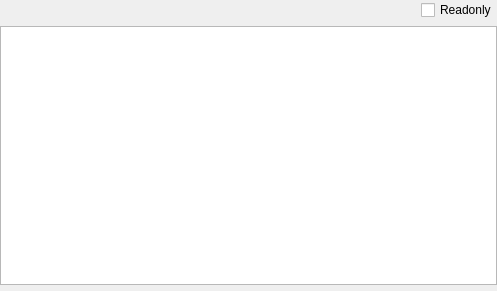
<?xml version="1.0" encoding="UTF-8"?>
<ui version="4.0">
 <class>DynamicArrayTagWidget</class>
 <widget class="QWidget" name="DynamicArrayTagWidget">
  <property name="geometry">
   <rect>
    <x>0</x>
    <y>0</y>
    <width>497</width>
    <height>291</height>
   </rect>
  </property>
  <property name="windowTitle">
   <string>Form</string>
  </property>
  <layout class="QVBoxLayout" name="verticalLayout">
   <property name="leftMargin">
    <number>0</number>
   </property>
   <property name="topMargin">
    <number>0</number>
   </property>
   <property name="rightMargin">
    <number>0</number>
   </property>
   <property name="bottomMargin">
    <number>0</number>
   </property>
   <item>
    <layout class="QHBoxLayout" name="horizontalLayout">
     <property name="sizeConstraint">
      <enum>QLayout::SetDefaultConstraint</enum>
     </property>
     <item>
      <spacer name="horizontalSpacer">
       <property name="orientation">
        <enum>Qt::Horizontal</enum>
       </property>
       <property name="sizeHint" stdset="0">
        <size>
         <width>40</width>
         <height>20</height>
        </size>
       </property>
      </spacer>
     </item>
     <item>
      <widget class="QCheckBox" name="checkBoxReadonly">
       <property name="text">
        <string>Readonly</string>
       </property>
      </widget>
     </item>
    </layout>
   </item>
   <item>
    <widget class="QTableWidget" name="tableWidget_DynamicArrayTag">
     <property name="contextMenuPolicy">
      <enum>Qt::CustomContextMenu</enum>
     </property>
     <property name="editTriggers">
      <set>QAbstractItemView::NoEditTriggers</set>
     </property>
     <property name="selectionMode">
      <enum>QAbstractItemView::SingleSelection</enum>
     </property>
     <property name="selectionBehavior">
      <enum>QAbstractItemView::SelectRows</enum>
     </property>
     <attribute name="horizontalHeaderVisible">
      <bool>false</bool>
     </attribute>
     <attribute name="verticalHeaderVisible">
      <bool>false</bool>
     </attribute>
     <attribute name="verticalHeaderDefaultSectionSize">
      <number>21</number>
     </attribute>
    </widget>
   </item>
   <item>
    <widget class="ToolsWidget" name="widgetHex_DynamicArrayTag" native="true">
     <property name="maximumSize">
      <size>
       <width>16777215</width>
       <height>200</height>
      </size>
     </property>
    </widget>
   </item>
  </layout>
 </widget>
 <customwidgets>
  <customwidget>
   <class>ToolsWidget</class>
   <extends>QWidget</extends>
   <header>toolswidget.h</header>
   <container>1</container>
  </customwidget>
 </customwidgets>
 <resources/>
 <connections/>
</ui>
